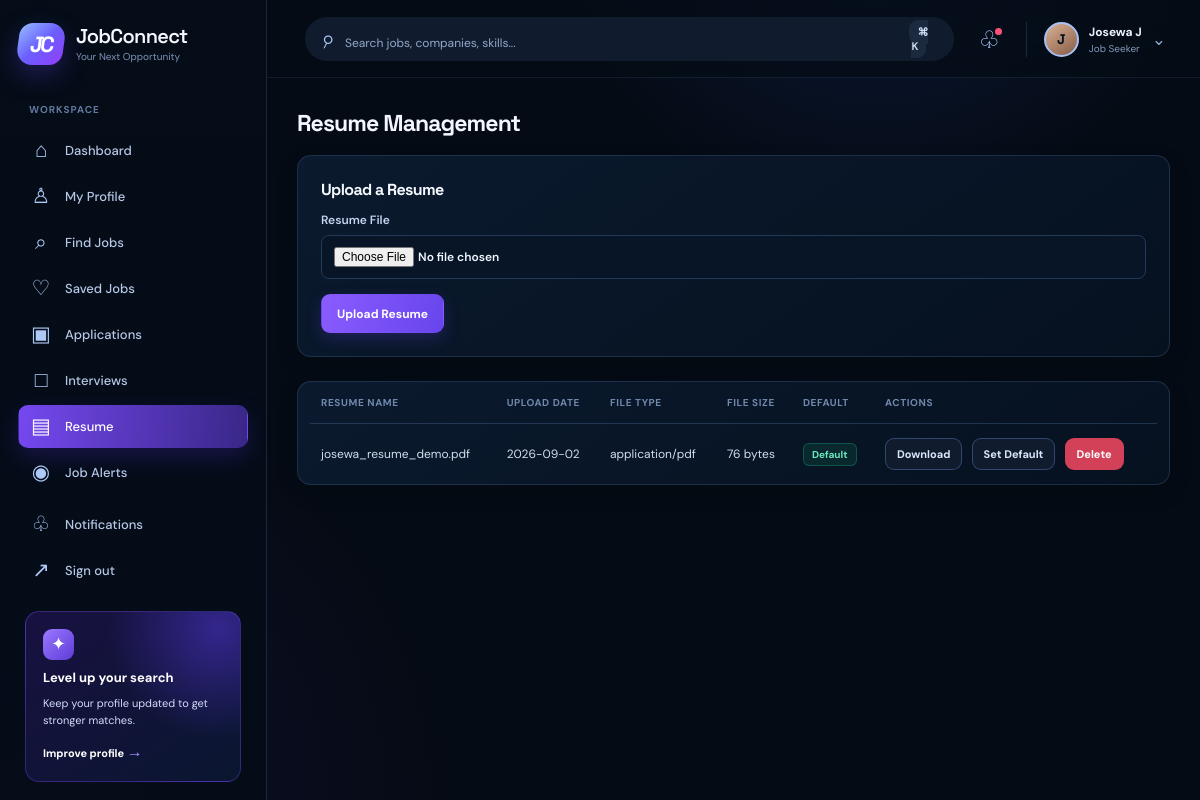
/resume (signed in), run on the app's committed database.
### tables this page shows
CREATE TABLE users (
            id INTEGER PRIMARY KEY AUTOINCREMENT,
            username TEXT UNIQUE NOT NULL,
            full_name TEXT NOT NULL,
            email TEXT UNIQUE NOT NULL,
            phone TEXT,
            password_hash TEXT NOT NULL,
            role TEXT NOT NULL,
            location TEXT,
            profile_image TEXT,
            created_at TEXT NOT NULL DEFAULT CURRENT_TIMESTAMP
        );

CREATE TABLE resumes (
            id INTEGER PRIMARY KEY AUTOINCREMENT,
            user_id INTEGER NOT NULL,
            file_name TEXT NOT NULL,
            file_path TEXT NOT NULL,
            file_type TEXT,
            file_size INTEGER,
            uploaded_at TEXT NOT NULL DEFAULT CURRENT_TIMESTAMP,
            is_default INTEGER DEFAULT 0,
            FOREIGN KEY(user_id) REFERENCES users(id)
        );

### backend/app.py (the view, shortened to what this page needs)
@app.route("/resume", methods=["GET", "POST"])
def resume_management():
    user = get_current_user()
    if not user:
        flash("Please log in to manage resumes.", "error")
        return redirect(url_for("login"))
    conn = get_db_connection()
    resumes = conn.execute("SELECT * FROM resumes WHERE user_id = ? ORDER BY uploaded_at DESC", (user["id"],)).fetchall()
    conn.close()
    return render_template("resume.html", resumes=[dict(row) for row in resumes], user=user)

### backend/app.py (called while the page is built, shortened)
def get_current_user():
    user_id = session.get("user_id")
    if not user_id:
        return None
    conn = get_db_connection()
    user = conn.execute("SELECT * FROM users WHERE id = ?", (user_id,)).fetchone()
    conn.close()
    return dict(user) if user else None

def ensure_demo_data():
    conn = get_db_connection()
    user_count = conn.execute("SELECT COUNT(*) FROM users").fetchone()[0]
    if user_count > 0:
        conn.close()
        return

@app.before_request
def setup_demo_data():
    init_db()
    ensure_demo_data()

@app.context_processor
def inject_user():
    return {"current_user": get_current_user()}

### backend/database.py (called while the page is built)
def get_db_connection():
    conn = sqlite3.connect(DB_PATH)
    conn.row_factory = sqlite3.Row
    return conn

### frontend/templates/resume.html (shortened to what this page needs)
{% extends 'base.html' %}
{% block content %}
<div class="container" style="max-width: 980px;">
  <div class="section-heading">
    <h2>Resume Management</h2>
  </div>
  <div class="form-panel">
    <h3>Upload a Resume</h3>
    <form method="POST" enctype="multipart/form-data">
      <div class="form-row">
        <label>Resume File
          <input type="file" name="resume" accept=".pdf,.doc,.docx" required />
        </label>
      </div>
      <button type="submit" class="btn btn-primary">Upload Resume</button>
    </form>
  </div>
  <div class="table-wrap" style="margin-top: 24px;">
    <table>
      <thead>
        <tr>
          <th>Resume Name</th>
          <th>Upload Date</th>
          <th>File Type</th>
          <th>File Size</th>
          <th>Default</th>
          <th>Actions</th>
        </tr>
      </thead>
      <tbody>
        {% for resume in resumes %}
        <tr>
          <td>{{ resume.file_name }}</td>
          <td>{{ resume.uploaded_at[:10] }}</td>
          <td>{{ resume.file_type }}</td>
          <td>{{ resume.file_size }} bytes</td>
          <td>{% if resume.is_default %}<span class="badge success">Default</span>{% endif %}</td>
          <td>
            <a href="{{ url_for('download_resume', resume_id=resume.id) }}" class="btn btn-secondary btn-sm">Download</a>
            <form method="POST" action="{{ url_for('set_default_resume', resume_id=resume.id) }}" style="display: inline-block; margin-left: 6px;">
              <button type="submit" class="btn btn-secondary btn-sm">Set Default</button>
            </form>
            <form method="POST" action="{{ url_for('delete_resume', resume_id=resume.id) }}" style="display: inline-block; margin-left: 6px;">
              <button type="submit" class="btn btn-danger btn-sm">Delete</button>
            </form>
          </td>
        </tr>
        {% else %}
        <tr><td colspan="6">No resume uploaded yet.</td></tr>
        {% endfor %}
      </tbody>
    </table>
  </div>
</div>
{% endblock %}

### frontend/templates/base.html (shortened to what this page needs)
<!DOCTYPE html>
<html lang="en">
  <head>
    <link rel="stylesheet" href="{{ url_for('static', filename='css/style.css', v='8') }}" />
  </head>
  <body>
    {% set active = request.endpoint or '' %}
    <div class="page-shell {% if current_user %}signed-in{% else %}guest-shell{% endif %}">
      {% if current_user %}
      <aside class="sidebar" id="sidebar">
        <a class="brand-wrap" href="{{ url_for('dashboard') }}" aria-label="JobConnect dashboard">
          <span class="brand-mark">JC</span>
          <span><span class="brand-name">JobConnect</span><span class="brand-tag">Your Next Opportunity</span></span>
        </a>
        <nav class="sidebar-nav" aria-label="Main navigation">
          <p class="nav-label">Workspace</p>
          <a class="nav-link {% if active == 'dashboard' %}active{% endif %}" href="{{ url_for('dashboard') }}"><span class="nav-icon">⌂</span>Dashboard</a>
          {% if current_user.role == 'job_seeker' %}
          <a class="nav-link {% if active == 'profile' %}active{% endif %}" href="{{ url_for('profile') }}"><span class="nav-icon">♙</span>My Profile</a>
          <a class="nav-link {% if active == 'jobs' or active == 'search_results' or active == 'job_detail' %}active{% endif %}" href="{{ url_for('jobs') }}"><span class="nav-icon">⌕</span>Find Jobs</a>
          <a class="nav-link {% if active == 'saved_jobs' %}active{% endif %}" href="{{ url_for('saved_jobs') }}"><span class="nav-icon">♡</span>Saved Jobs</a>
          <a class="nav-link {% if active == 'applications_page' or active == 'application_detail' %}active{% endif %}" href="{{ url_for('applications_page') }}"><span class="nav-icon">▣</span>Applications</a>
          <a class="nav-link {% if active == 'interviews_page' or active == 'interview_detail' %}active{% endif %}" href="{{ url_for('interviews_page') }}"><span class="nav-icon">□</span>Interviews</a>
          <a class="nav-link {% if active == 'resume_management' %}active{% endif %}" href="{{ url_for('resume_management') }}"><span class="nav-icon">▤</span>Resume</a>
          <a class="nav-link {% if active == 'job_alerts' %}active{% endif %}" href="{{ url_for('job_alerts') }}"><span class="nav-icon">◉</span>Job Alerts</a>
          {% else %}
          <a class="nav-link {% if active == 'admin_users' %}active{% endif %}" href="{{ url_for('admin_users') }}"><span class="nav-icon">♙</span>Users</a>
          <a class="nav-link {% if active == 'admin_jobs' %}active{% endif %}" href="{{ url_for('admin_jobs') }}"><span class="nav-icon">▣</span>Job Listings</a>
          {% endif %}
        </nav>
        <div class="sidebar-bottom">
          <a class="nav-link {% if active == 'notifications_page' %}active{% endif %}" href="{{ url_for('notifications_page') }}"><span class="nav-icon">♧</span>Notifications</a>
          <a class="nav-link" href="{{ url_for('logout') }}"><span class="nav-icon">↗</span>Sign out</a>
          <div class="upgrade-card">
            <span class="upgrade-icon">✦</span><strong>Level up your search</strong>
            <span>Keep your profile updated to get stronger matches.</span>
            <a href="{{ url_for('profile') if current_user.role != 'admin' else url_for('dashboard') }}">Improve profile <b>→</b></a>
          </div>
        </div>
      </aside>
      <div class="workspace">
        <header class="topbar">
          <form method="GET" action="{{ url_for('search_results') }}" class="search-form">
            <span class="search-icon">⌕</span><input type="text" name="q" placeholder="Search jobs, companies, skills..." value="{{ request.args.get('q', '') }}" />
            <button type="submit" aria-label="Search">Search <kbd>⌘ K</kbd></button>
          </form>
          <div class="topbar-actions">
            <a href="{{ url_for('notifications_page') }}" class="round-action" aria-label="Notifications">♧</a>
            <a href="{{ url_for('profile') if current_user.role != 'admin' else url_for('dashboard') }}" class="user-menu"><span class="avatar">{{ current_user.full_name[:1]|upper }}</span><span class="user-menu-text"><b>{{ current_user.full_name }}</b><small>{{ current_user.role|replace('_', ' ')|title }}</small></span><span class="chevron">⌄</span></a>
          </div>
        </header>
      {% endif %}
      <main class="{% if current_user %}main-content{% else %}landing-main{% endif %}">{% block content %}{% endblock %}</main>
      {% if current_user %}</div>{% endif %}
    </div>
  </body>
</html>

### data on the page
users: full_name "J", full_name "Josewa J", role "Job Seeker"
resumes: file_name "josewa_resume_demo.pdf", uploaded_at "2026-09-02", file_type "application/pdf", file_size "76", is_default "Default"
